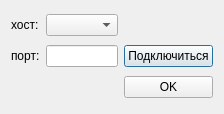
<?xml version="1.0" encoding="UTF-8"?>
<ui version="4.0">
 <class>Client</class>
 <widget class="QDialog" name="Client">
  <property name="geometry">
   <rect>
    <x>0</x>
    <y>0</y>
    <width>220</width>
    <height>114</height>
   </rect>
  </property>
  <property name="windowTitle">
   <string>Dialog</string>
  </property>
  <layout class="QGridLayout" name="gridLayout">
   <item row="0" column="2">
    <widget class="QLabel" name="statusLabel">
     <property name="text">
      <string/>
     </property>
    </widget>
   </item>
   <item row="0" column="0">
    <widget class="QLabel" name="hostLabel">
     <property name="text">
      <string>хост:</string>
     </property>
    </widget>
   </item>
   <item row="0" column="1">
    <widget class="QComboBox" name="hostBox"/>
   </item>
   <item row="1" column="0">
    <widget class="QLabel" name="portLabel">
     <property name="text">
      <string>порт:</string>
     </property>
    </widget>
   </item>
   <item row="1" column="1">
    <widget class="QLineEdit" name="portLineEdit"/>
   </item>
   <item row="1" column="2">
    <widget class="QPushButton" name="connectButton">
     <property name="text">
      <string>Подключиться</string>
     </property>
    </widget>
   </item>
   <item row="2" column="2">
    <widget class="QPushButton" name="okButton">
     <property name="text">
      <string>OK</string>
     </property>
    </widget>
   </item>
  </layout>
 </widget>
 <resources/>
 <connections/>
</ui>
